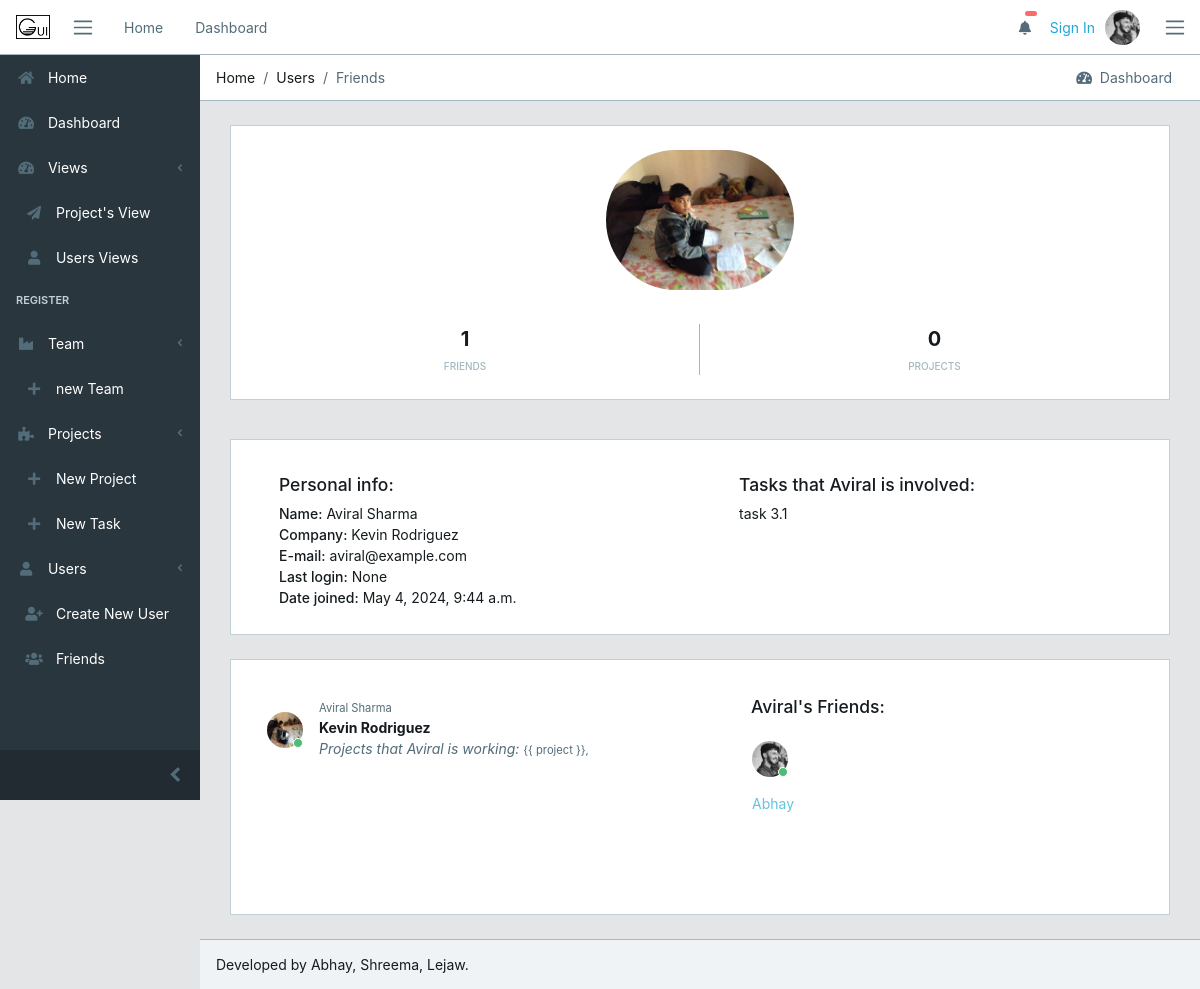
Page /register/users/5/ on the committed database.
### register/models.py (models this page shows, shortened)
class UserProfile(models.Model):
    user = models.ForeignKey(User, on_delete=models.CASCADE)
    company = models.ForeignKey(Company, on_delete=models.CASCADE)
    project = models.ManyToManyField(Project, blank=True)
    friends = models.ManyToManyField('self', blank=True)
    img = models.ImageField(upload_to='core/avatar',
                            blank=True, default='core/avatar/blank_profile.png')
    def __str__(self):
        return (str(self.user))

class Company(models.Model):
    social_name = models.CharField(max_length=80)
    name = models.CharField(max_length=80)
    email = models.EmailField()
    city = models.CharField(max_length=50)
    found_date = models.DateField()
    class Meta:
        verbose_name_plural = 'Companies'
        ordering = ('name',)
    def __str__(self):
        return (self.name)

### projects/models.py (models this page shows, shortened)
class Task(models.Model):
    project = models.ForeignKey(Project, on_delete=models.CASCADE)
    assign = models.ManyToManyField(User)
    task_name = models.CharField(max_length=80)
    status = models.CharField(max_length=7, choices=status, default=1)
    due = models.CharField(max_length=7, choices=due, default=1)
    class Meta:
        ordering = ['project', 'task_name']
    def __str__(self):
        return (self.task_name)

class Project(models.Model):
    name = models.CharField(max_length=80)
    slug = models.SlugField('shortcut', blank=True)
    assign = models.ManyToManyField(User)
    efforts = models.DurationField()
    status = models.CharField(max_length=7, choices=status, default=1)
    dead_line = models.DateField()
    company = models.ForeignKey('register.Company', on_delete=models.CASCADE)
    complete_per = models.FloatField(max_length=2, validators=[
                                     MinValueValidator(0), MaxValueValidator(100)])
    description = models.TextField(blank=True)
    add_date = models.DateField(auto_now_add=True)
    upd_date = models.DateField(auto_now_add=False, auto_now=True)
    class Meta:
        ordering = ['name']

### register/views.py (the view)
# urls.py: path('users/<int:profile_id>/', views.user_view, name='user'),
def user_view(request, profile_id):
    user = UserProfile.objects.get(id=profile_id)
    context = {
        'user_view': user,
    }
    return render(request, 'user.html', context)

### register/templates/user.html (shortened to what this page needs)
{% extends 'base.html' %} {% load static %} {% block breadcrumb %}
<li class="breadcrumb-item">Home</li>
<li class="breadcrumb-item">Users</li>
<li class="breadcrumb-item active">Friends</li>
{% endblock breadcrumb%} {% block content %}
<div class="container-fluid">
  <div id="ui-view" style="opacity: 1">
    <div class="animated fadeIn">
      <div class="row">
        <div class="col-12 mb-3">
          <div class="social-box" style="height: 110%">
            <img
              src="{{ user_view.img.url }}"
              class="img-avatar m-4"
              alt="{{ user_view }}"
              width="20%"
            />
            <ul>
              <li>
                <strong>{{ user_view.friends.all.count }}</strong>
                <span>friends</span>
              </li>
              <li>
                <strong>{{ user_view.project.all.count }}</strong>
                <span>projects</span>
              </li>
            </ul>
          </div>
        </div>
      </div>
      <div class="row">
        <div class="col-12">
          <div class="card mt-5">
            <div class="simple-box">
              <div class="row">
                <div class="col-12 col-md-6">
                  <ul class="mt-4 mx-5">
                    <h5>Personal info:</h5>
                    <li>
                      <span>Name:</span> {{ user_view.user.get_full_name }}
                    </li>
                    <li><span>Company:</span> {{ user_view.company }}</li>
                    <li><span>E-mail:</span> {{ user_view.user.email}}</li>
                    <li>
                      <span>Last login:</span> {{ user_view.user.last_login }}
                    </li>
                    <li>
                      <span>Date joined:</span> {{ user_view.user.date_joined }}
                    </li>
                  </ul>
                </div>
                <div class="col-12 col-md-6 text-left">
                  <ul class="m-4">
                    <h5>
                      Tasks that {{ user_view.user.first_name }} is involved:
                    </h5>
                    {% for task in user_view.user.task_set.all %}
                    <li>{{ task }}</li>
                    {% endfor %}
                  </ul>
                </div>
              </div>
            </div>
          </div>
        </div>
      </div>
      <div class="row">
        <div class="col-12">
          <div class="card">
            <div class="row">
              <div class="col-12 col-md-6">
                <div class="card-body">
                  <div class="tab-pane p-3 active show">
                    <div class="message">
                      <div class="py-3 pb-5 mr-3 float-left">
                        <div class="avatar">
                          <img
                            src="{{ user_view.img.url }}"
                            class="img-avatar"
                            alt="{{ friend.user.get_full_name }}"
                          />
                          <span class="avatar-status badge-success"></span>
                        </div>
                      </div>
                      <div>
                        <small class="text-muted"
                          >{{ user_view.user.get_full_name }}</small
                        >
                      </div>
                      <div class="text-truncate font-weight-bold">
                        {{ user_view.company }}
                      </div>
                      {% if user_view.user.project_set %}
                      <em class="text-muted"
                        >Projects that {{ user_view.user.first_name }} is
                        working:</em
                      >
                      <small class="text-muted">
                        {% for project in user_view.user.project_set.all %} {{
                        project }}, {% endfor %}
                      </small>
                      {% else %}
                      <em class="text-muted"
                        >{{ user_view.user.first_name }} is working in no
                        projects until now.</em
                      >
                      {% endif %}
                    </div>
                  </div>
                </div>
              </div>
              <div class="col-12 col-md-6">
                <div class="card-body">
                  <div class="tab-pane p-3 active show">
                    {% if user_view.friends.all %}
                    <h5 class="">{{ user_view.user.first_name }}'s Friends:</h5>
                    <div class="row">
                      {% for friend in user_view.friends.all %}
                      <div
                        class="py-3 pb-5 mr-3 float-left ml-3"
                        style="width: 20%"
                      >
                        <p class="avatar">
                          <img
                            src="{{ friend.img.url }}"
                            class="img-avatar"
                            alt="{{ friend.user.get_full_name }}"
                          />
                          <span class="avatar-status badge-success"></span>
                        </p>
                        <p>
                          <a
                            href="{% url 'register:user' profile_id=friend.id%}"
                            class="text-info"
                            >{{ friend.user.first_name }}</a
                          >
                        </p>
                      </div>
                      {% endfor%} {% else %}
                      <em class="text-muted"
                        >{{ user_view.user.first_name }} has no friends.</em
                      >
                      {% endif %}
                    </div>
              </div>
            </div>
          </div>
        </div>
      </div>
    </div>
  </div>
</div>
{% endblock %}

### core/templates/base.html (shortened to what this page needs)
{% load static %}
<!DOCTYPE html>
<html lang="en">
  <head>
    <link
      rel="stylesheet"
      href="https://use.fontawesome.com/releases/v5.0.9/css/all.css"
    />
    <link
      href="{% static 'core/css/simple-line-icons.min.css' %}"
      rel="stylesheet"
    />
    <link href="{% static 'css/estilo.css' %}" rel="stylesheet" />
    <link href="{% static 'css/style.css' %}" rel="stylesheet" />
  </head>
  {% block body %}
  <body
    class="app header-fixed sidebar-fixed aside-menu-fixed aside-menu-hidden"
  >
    <header class="app-header navbar">
      <img
        src="{% static 'core/img/logos/gui-horizontal.png' %}"
        alt=""
        class="brand-gui ml-2 d-none d-sm-block p-2"
      />
      <button
        class="navbar-toggler sidebar-toggler d-md-down-none"
        type="button"
      >
        <span class="navbar-toggler-icon"></span>
      </button>
      <ul class="nav navbar-nav d-md-down-none">
        <li class="nav-item px-3">
          <a class="nav-link" href="{% url 'core:index' %}">Home</a>
        </li>
        <li class="nav-item px-3">
          <a class="nav-link" href="{% url 'core:dashboard' %}">Dashboard</a>
        </li>
      </ul>
      <ul class="nav navbar-nav ml-auto">
        <li class="nav-item d-md-down-none">
          <a class="nav-link" href="#"
            ><i class="fa fa-bell"></i
            ><span class="badge badge-pill badge-danger">
              {{logged_user.received_invites.count}}</span
            ></a
          >
        </li>
        {% if user.is_authenticated %}
        <li class="text-muted">Hello, {{ user.first_name }}</li>
        {% else %}
        <li class="text-muted">
          <a href="{% url 'core:login' %}">Sign In</a>
        </li>
        {% endif %}
        <li class="nav-item dropdown">
          <a
            class="nav-link"
            data-toggle="dropdown"
            href="#"
            role="button"
            aria-haspopup="true"
            aria-expanded="false"
          >
            {% if user.is_authenticated %}
            <img
              src="{{ logged_user.img.url }}"
              class="img-avatar"
              alt="{{ user }}"
            />
            {% else %}
            <img
              src="{% static 'core/avatar/prof.jpeg' %}"
              class="img-avatar"
              alt="{{ user }}"
            />
            {% endif %}
          </a>
        </li>
      </ul>
      <button class="navbar-toggler aside-menu-toggler" type="button">
        <span class="navbar-toggler-icon"></span>
      </button>
    </header>
    <div class="app-body">
      <div class="sidebar">
        <nav class="sidebar-nav">
          <ul class="nav">
            <li class="nav-item">
              <a class="nav-link" href="{% url 'core:index' %}"
                ><i class="fa fa-home"></i> Home</a
              >
            </li>
            <li class="nav-item">
              <a class="nav-link" href="{% url 'core:dashboard' %}"
                ><i class="fa fa-tachometer-alt"></i> Dashboard</a
              >
            </li>
              <a class="nav-link nav-dropdown-toggle" href="#"
                ><i class="fa fa-tachometer-alt"></i> Views</a
              >
                <li class="nav-item">
                  <a class="nav-link" href="{% url 'projects:projects'%}"
                    ><i class="fa fa-paper-plane ml-2"></i> Project's View</a
                  >
                </li>
                <li class="nav-item">
                  <a class="nav-link" href="{% url 'register:users'%}"
                    ><i class="fa fa-user ml-2"></i> Users Views</a
                  >
                </li>
            <li class="nav-title">Register</li>
              <a class="nav-link nav-dropdown-toggle" href="#"
                ><i class="fa fa-industry"></i> Team</a
              >
                <li class="nav-item">
                  <a class="nav-link" href="{% url 'register:new-company' %}"
                    ><i class="fa fa-plus ml-2"></i> new Team</a
                  >
                </li>
              <a class="nav-link nav-dropdown-toggle" href="#"
                ><i class="fa fa-puzzle-piece"></i> Projects</a
              >
                <li class="nav-item">
                  <a class="nav-link" href="{% url 'projects:new-project' %}"
                    ><i class="fa fa-plus ml-2"></i> New Project</a
                  >
                </li>
                <li class="nav-item">
                  <a class="nav-link" href="{% url 'projects:new-task'%}"
                    ><i class="fa fa-plus ml-2"></i> New Task</a
                  >
                </li>
              <a class="nav-link nav-dropdown-toggle" href="#"
                ><i class="fa fa-user"></i> Users</a
              >
                <li class="nav-item">
                  <a class="nav-link" href="{% url 'register:new-user' %}"
                    ><i class="fa fa-user-plus ml-2"></i> Create New User</a
                  >
                </li>
                <li class="nav-item">
                  <a class="nav-link" href="{% url 'register:friends' %}"
                    ><i class="fa fa-users ml-2"></i> Friends</a
                  >
                </li>
              </ul>
        </nav>
        <button
          class="sidebar-minimizer brand-minimizer"
          type="button"
        ></button>
      </div>
      <main class="main">
        <ol class="breadcrumb">
          {% block breadcrumb %}{% endblock breadcrumb%}
          <li class="breadcrumb-menu d-md-down-none">
            <div class="btn-group" role="group" aria-label="Button group">
              <a class="btn" href="./"
                ><i class="fa fa-tachometer-alt"></i> &nbsp;Dashboard</a
              >
            </div>
          </li>
        </ol>
        {% block content %} {% endblock %}
      </main>
    </div>
    <footer class="app-footer">
      <span>Developed by Abhay, Shreema, Lejaw.</span>
    </footer>
  </body>
  {% endblock body %}
</html>

### core/static/css/estilo.css (style rules this page uses)
.brand-gui { width: 50px; position: relative; }
.simple-box ul { padding: 10px 0; list-style: none; }
.simple-box ul li span { font-weight: 500; }

### rows in the picture
UserProfile: img (picture), friends.all.count "1", project.all.count "0", user.get_full_name "Aviral Sharma", company "Kevin Rodriguez", user.email "aviral@example.com", user.last_login "None", user.date_joined "May 4, 2024, 9:44 a.m.", user.first_name "Aviral"
Task: task_name "task 3.1"
UserProfile: img (picture), user.first_name "Abhay"
